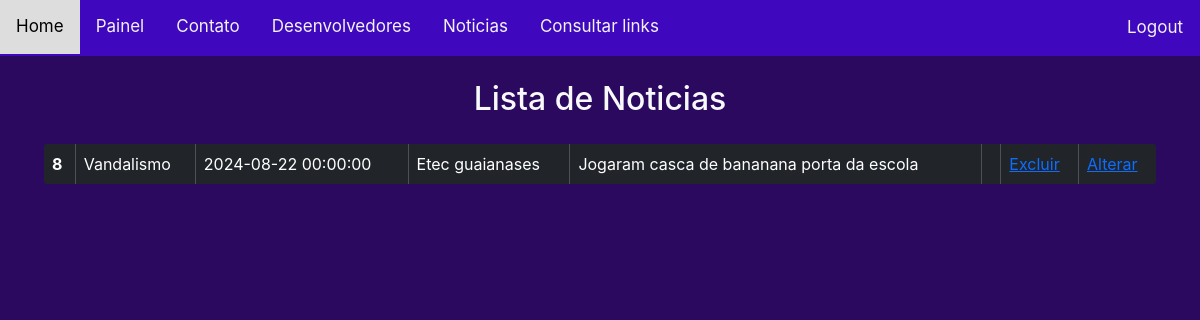
The app's page /ConsultarNoticia.php (signed in), older data.
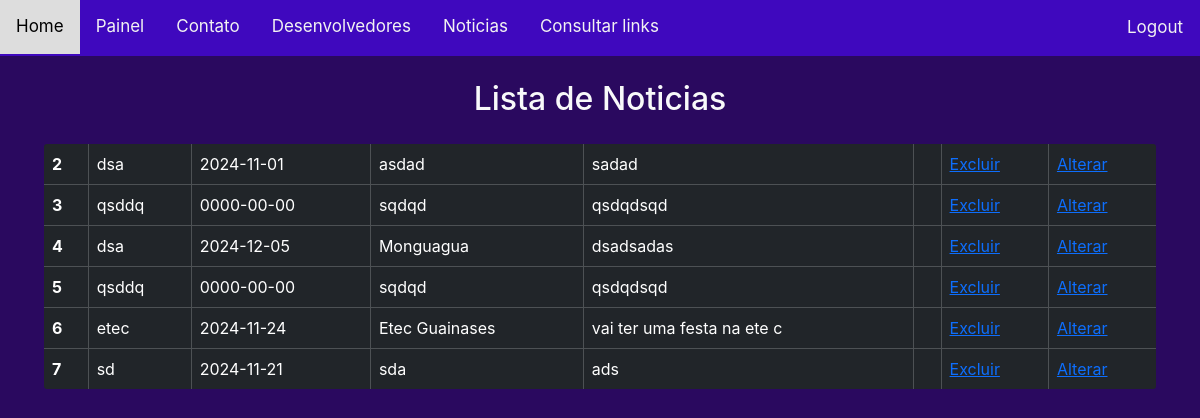
The same page, newer data.
### tables this page shows
CREATE TABLE `tbnoticia` (
  `codNoticia` int(11) NOT NULL,
  `descNoticia` varchar(40) DEFAULT NULL,
  `dataNoticia` date DEFAULT NULL,
  `localNoticia` varchar(50) DEFAULT NULL,
  `conteudoNoticia` varchar(1000) DEFAULT NULL,
  `imagemNoticia` varchar(50) DEFAULT NULL
);

### consultarNoticia.php (the view, shortened to what this page needs)
<?php include("conexao.php"); ?>
<!DOCTYPE html>
<html lang="en">
<head>
  <link rel="stylesheet" type="text/css" href="css/Consultar.css">
  <link href="https://cdn.jsdelivr.net/npm/bootstrap@5.3.3/dist/css/bootstrap.min.css" rel="stylesheet">
</head>
<body>
  <div class=body>
    <?php include('cabecalho.php'); ?>
    <div class="container my-4">
          <h2 class="text-center text-light mb-4">Lista de Noticias</h2>
          <table class="table table-striped table-hover table-bordered table-dark">
              <thead class="thead-light">
        <?php
        $stmt = $pdo->prepare("select * from tbNoticia");
        $stmt->execute();
        while ($row = $stmt->fetch(PDO::FETCH_BOTH)) {
        ?>
          <tr>
            <th scope="row"> <?php echo $row[0] ?> </th>
            <td> <?php echo $row[1]   ?> </td>
            <td> <?php echo $row[2]   ?> </td>
            <td> <?php echo $row[3]   ?> </td>
            <td> <?php echo $row[4]   ?> </td>
            <td>  <img src="<?php echo $row[5]   ?> " alt=""  width="35%"  >  </td>
            <td>
              <a href="excluirNoticia.php?id=<?php echo $row[0];  ?>">Excluir </a>
            </td>
            <td>
              <a href="AlterNoticia.php <?php echo "?id=$row[0]&Assunto=$row[1]&data=$row[2]&local=$row[3]&mensagem=$row[4]"; ?>  " >Alterar  </a>
            </td>
          <?php } ?>
      </div>
  </div>
</body>
</html>

### Cabecalho.php
<link rel="stylesheet" href="css/Cabecalho.css">
<div class="topnav" id="myTopnav">
  <a href="Index2.php">Home</a>
  <a href="painel.php">Painel</a>
  <a href="Contato.php">Contato</a>
  <a href="Desenvolvedores.php">Desenvolvedores</a>
  <a href="consultarnoticia2.php">Noticias</a>
  <a href="consultas.php">Consultar links</a>
  <div class="sair" id="myTopnav">
  <a href="logout.php">Logout</a>
</div>
</div>

### css/Consultar.css (style rules this page uses)
.body { font-family: 'Inter', sans-serif; margin: 0; padding: 0; color: #ffffff; background-color: #2a095f; min-height: 100vh; display: flex; flex-direction: column; }
table { border: 2px solid #ffffff; border-radius: 5px; overflow: hidden; }
thead th { background-color: #343a40; color: #ffffff; }

### css/Cabecalho.css (style rules this page uses)
.topnav { background-color: #3f08be; overflow: hidden; }
.sair { float: right; display: block; color: #f2f2f2; text-align: center; padding: 1px 1px; text-decoration: none; font-size: 17px; }
.topnav a { float: left; display: block; color: #f2f2f2; text-align: center; padding: 14px 16px; text-decoration: none; font-size: 17px; }

Row changes from the older to the newer data that the page shows:
removed tbnoticia: codNoticia "8", descNoticia "Vandalismo", dataNoticia "2024-08-22 00:00:00", localNoticia "Etec guaianases", conteudoNoticia "Jogaram casca de bananana porta da escola"
added tbnoticia: codNoticia "2", descNoticia "dsa", dataNoticia "2024-11-01", localNoticia "asdad", conteudoNoticia "sadad"
added tbnoticia: codNoticia "3", descNoticia "qsddq", dataNoticia "0000-00-00", localNoticia "sqdqd", conteudoNoticia "qsdqdsqd"
added tbnoticia: codNoticia "4", descNoticia "dsa", dataNoticia "2024-12-05", localNoticia "Monguagua", conteudoNoticia "dsadsadas"
added tbnoticia: codNoticia "5", descNoticia "qsddq", dataNoticia "0000-00-00", localNoticia "sqdqd", conteudoNoticia "qsdqdsqd"
added tbnoticia: codNoticia "6", descNoticia "etec", dataNoticia "2024-11-24", localNoticia "Etec Guainases", conteudoNoticia "vai ter uma festa na ete c"
added tbnoticia: codNoticia "7", descNoticia "sd", dataNoticia "2024-11-21", localNoticia "sda", conteudoNoticia "ads"
